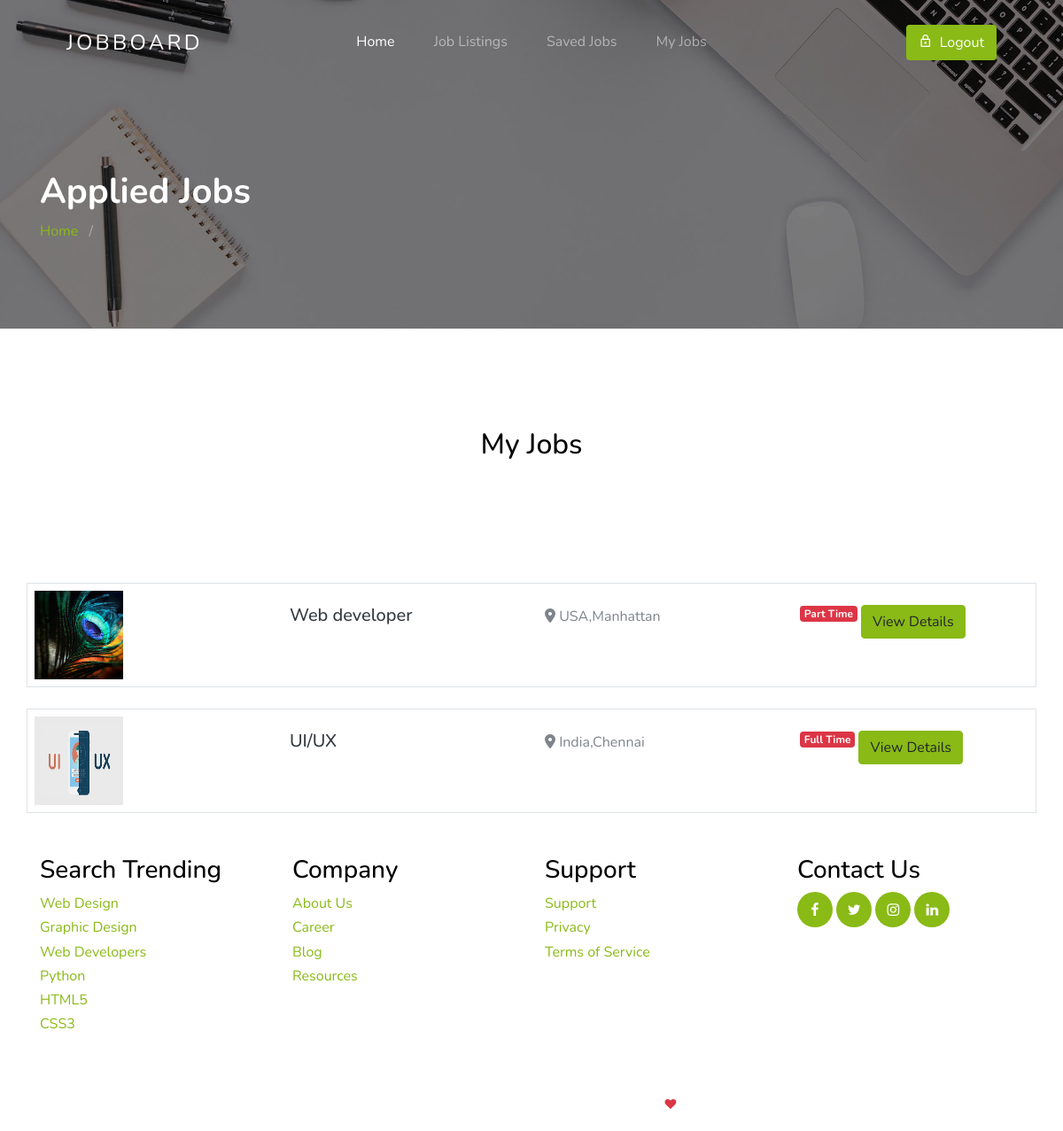
Page /myjobs (signed in) on the committed database.
### employee/models.py (models this page shows, shortened)
class Jobapply(models.Model):
    job=models.ForeignKey(Jobpost,on_delete=models.CASCADE,related_name='jobs')
    user=models.ForeignKey(CustomUser,on_delete=models.CASCADE,related_name='users')
    resume=models.FileField(upload_to='files')
    current_CTC = models.IntegerField(default=0)
    expected_CTC=models.IntegerField(default=0)
    interview_date=models.TextField()
    apply_status=models.CharField(max_length=20,default="pending")

### company/models.py (models this page shows, shortened)
class Jobpost(models.Model):
    image=models.ImageField(upload_to="images")
    email=models.EmailField()
    title=models.CharField(max_length=30)
    location=models.CharField(max_length=20)
    region=models.CharField(max_length=20)
    type=models.CharField(max_length=20)
    vaccancy=models.IntegerField(default=0)
    published=models.DateField(auto_now=True)
    experience=models.CharField(max_length=20,default="")
    salary=models.IntegerField(default=0)
    application_deadline=models.DateField(auto_now=True)
    description=models.TextField()
    company=models.CharField(max_length=50)
    tagline=models.CharField(max_length=30)
    companydesc=models.TextField()
    website=models.CharField(max_length=30)
    facebook=models.CharField(max_length=30)
    twitter=models.CharField(max_length=30)
    linkedin=models.CharField(max_length=30)
    logo=models.ImageField(upload_to='images')

### employee/views.py (the view)
# urls.py: path('myjobs',views.myjobs, name='myjobs'),
@login_required
def myjobs(request):
    user = request.user
    applied_jobs = Jobapply.objects.filter(user=user)
    context = {'applied_jobs': applied_jobs}
    return render(request, 'myjobs.html', context)

### templates/myjobs.html (shortened to what this page needs)
{% extends 'base.html' %}
{% load static %}
{% block head %}
    <section class="section-hero overlay inner-page bg-image" style="background-image: url({% static 'images/hero_1.jpg' %});" id="home-section">
      <div class="container">
        <div class="row">
          <div class="col-md-7">
            <h1 class="text-white font-weight-bold">Applied Jobs</h1>
            <div class="custom-breadcrumbs">
              <a href="{% url 'employee:home' %}">Home</a> <span class="mx-2 slash">/</span>
            </div>
          </div>
        </div>
      </div>
    </section>
<section class="site-section">
  <div class="container">
          <div class="col-lg-6 mx-auto">
            <h2 class="mb-4 text-center">My Jobs</h2>
          </div>
         </section>
{% for i in applied_jobs %}
<div class="container border p-2 mb-4">
    <div class="row">
        <div class="col-3">
            <img src="{{i.job.image.url}}" height="100px" width="100px" >
        </div>
        <div class="col-3">
            <h5 class="text-dark fw-2 fs-3 mt-3">{{i.job.title}}</h5><br>
        </div>
        <div class="col-3">
            <h6 class=" mt-3"></h6><i class="fa-solid fa-location-dot"></i> {{i.job.location}},{{i.job.region}}
        </div>
        <div class="col-3">
             <span class="badge badge-danger mt-3">{{i.job.type}}</span>
            <a href="{% url 'company:jobdetails' i.job.id %}"  class="btn btn-success mt-3" >View Details</a>
        </div>
    </div>
</div>
{% endfor %}
{% endblock %}

### static/css/style.css (style rules this page uses)
body { font-weight: 400; font-size: 1rem; line-height: 1.7; position: relative; }
body:after { content: ""; position: absolute; top: 0; left: 0; right: 0; bottom: 0; background: rgba(0, 0, 0, 0.7); z-index: 100; opacity: 0; visibility: hidden; -webkit-transition: .3s all ease; -o-transition: .3s all ease; transition: .3s all ease; }
h1, h2, h3, h4 { color: #000; }
.site-section { padding-top: 7rem; padding-bottom: 7rem; position: relative; z-index: 2; }
.bg-image { background-size: cover; background-position: center center; background-repeat: no-repeat; }
.custom-breadcrumbs a { color: #89ba16; }
.custom-breadcrumbs .slash { color: rgba(255, 255, 255, 0.4); }
.section-hero, .section-hero > .container > .row { height: 100vh; min-height: 900px; }
.section-hero.inner-page, .section-hero.inner-page > .container > .row { height: auto; min-height: auto; padding-top: 6em; padding-bottom: 3em; }
.section-hero.overlay, .section-hero.overlay-2 { position: relative; }
.section-hero.overlay:before, .section-hero.overlay-2:before { z-index: 1; position: absolute; content: ""; top: 0; left: 0; right: 0; bottom: 0; background: rgba(0, 0, 0, 0.5); }
.section-hero > .container { z-index: 2; position: relative; }
.btn:after, .btn:before { display: none; }

### rows in the picture
Jobapply: job.image (picture), job "Web developer", job.location "USA", job.region "Manhattan", job.type "Part Time"
Jobapply: job.image (picture), job "UI/UX", job.location "India", job.region "Chennai", job.type "Full Time"
